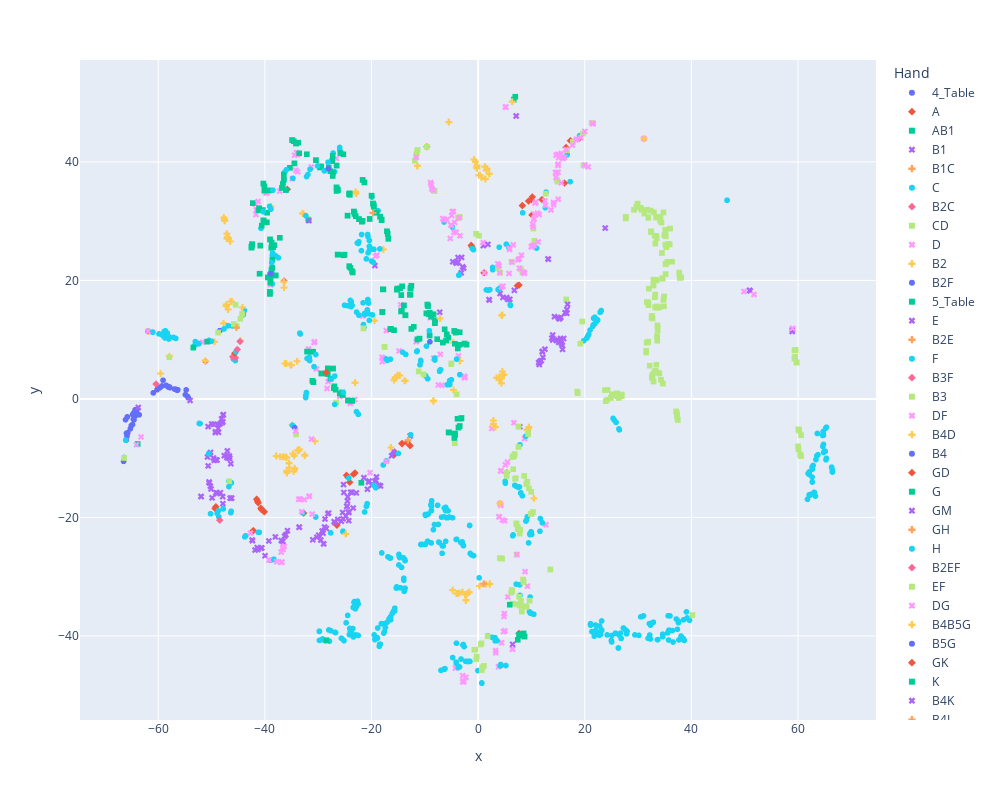

Notebook source saved alongside this figure:
### Code cell
# Visualize t-SNE using Plotly
fig = px.scatter(rvat_tsne_df, x="x", y="y", color="Hand", symbol="Hand")
fig.update_traces(textposition='top center')

# Increase the size of the figure
fig.update_layout(height=800, width=1000)

# Save the Plotly visualization as an HTML page
fig.write_html("RVAT_008_plotly_rtnse.html")

# Display the Plotly visualization
fig.show()

### Figure 1 — Plotly figure (JSON) as saved in the notebook; plotly's stock layout.template omitted (floating-point values rounded to 4 significant figures; data arrays with more than 128 entries replaced by an {"elided": "..."} marker saying what was removed)
{"data": [{"hovertemplate": "Hand=4_Table<br>x=%{x}<br>y=%{y}<extra></extra>", "legendgroup": "4_Table", "marker": {"color": "#636efa", "symbol": "circle"}, "mode": "markers", "name": "4_Table", "showlegend": true, "textposition": "top center", "type": "scattergl", "x": [-66.51, -54.37, -59.11, -54.51, -65.96, -59.3, -65.82, -58.1, -66.14, -57.9, -58.52, -54.92, -60.93, -60.14, -64.83, -56.95, -64.14, -65.23, -54.77, -59.73, -57.81, -65.87, -64.01, -64.83, -66.0, -64.56, -64.65, -64.26, -64.34, -64.67, -56.34, -60.23, -65.81, -65.08, -58.36, -56.45, -56.79, -65.7, -63.59], "xaxis": "x", "y": [-10.54, 0.1899, 3.149, 0.4129, -5.792, 2.181, -3.036, 1.992, -3.52, 2.019, 2.277, 0.7076, 1.017, 1.743, -2.653, 1.661, -1.95, -5.029, 1.512, 1.866, 1.902, -6.277, -1.84, -4.329, -6.95, -3.53, -2.416, -2.835, -1.85, -3.438, 1.543, 1.533, -5.792, -4.517, 2.177, 1.452, 1.646, -5.684, -2.677], "yaxis": "y"}, {"hovertemplate": "Hand=A<br>x=%{x}<br>y=%{y}<extra></extra>", "legendgroup": "A", "marker": {"color": "#EF553B", "symbol": "diamond"}, "mode": "markers", "name": "A", "showlegend": true, "textposition": "top center", "type": "scattergl", "x": [11.97, -41.54, -41.4, -49.35, -23.37, -41.26, -40.19, -42.17, -15.74, -40.74, -40.13, -26.49, -24.1, -13.33, -12.76, -40.64, -15.58, -14.24, 10.09, -24.69, 1.097, 9.99, 16.49, -14.33, 7.356, 10.16, 18.95, -32.74, -1.149, 7.672, 16.21, -1.295, 8.286, 9.452, -49.2, -23.1, 8.303, 17.3, -24.41], "xaxis": "x", "y": [33.64, -16.92, -17.24, -18.48, -12.72, -17.53, -18.97, -22.22, -9.433, -18.44, -19.07, -21.32, -14.07, -7.366, -7.894, -18.67, -9.06, -7.551, 31.05, -12.89, 21.28, 33.65, 42.44, -7.541, 19.1, 34.09, 43.97, -19.27, 25.65, 19.21, 36.43, 25.93, 32.64, 33.39, -18.2, -12.5, 32.63, 43.58, -13.27], "yaxis": "y"}, {"hovertemplate": "Hand=AB1<br>x=%{x}<br>y=%{y}<extra></extra>", "legendgroup": "AB1", "marker": {"color": "#00cc96", "symbol": "square"}, "mode": "markers", "name": "AB1", "showlegend": true, "textposition": "top center", "type": "scattergl", "x": [-21.9], "xaxis": "x", "y": [-14.16], "yaxis": "y"}, {"hovertemplate": "Hand=B1<br>x=%{x}<br>y=%{y}<extra></extra>", "legendgroup": "B1", "marker": {"color": "#ab63fa", "symbol": "x"}, "mode": "markers", "name": "B1", "showlegend": true, "textposition": "top center", "type": "scattergl", "x": {"elided": "138 float values"}, "xaxis": "x", "y": {"elided": "138 float values"}, "yaxis": "y"}, {"hovertemplate": "Hand=B1C<br>x=%{x}<br>y=%{y}<extra></extra>", "legendgroup": "B1C", "marker": {"color": "#FFA15A", "symbol": "cross"}, "mode": "markers", "name": "B1C", "showlegend": true, "textposition": "top center", "type": "scattergl", "x": [-13.18], "xaxis": "x", "y": [-6.992], "yaxis": "y"}, {"hovertemplate": "Hand=C<br>x=%{x}<br>y=%{y}<extra></extra>", "legendgroup": "C", "marker": {"color": "#19d3f3", "symbol": "circle"}, "mode": "markers", "name": "C", "showlegend": true, "textposition": "top center", "type": "scattergl", "x": [-52.31, -50.19, -21.29, 8.354, -52.16, -66.1, -14.96, -25.34, -50.55, -24.25, 17.27, 10.96, -41.25, -43.6, -20.82, -27.66, -41.06, -46.78, -0.8786, -32.98, -48.96, -19.57, -19.21, -46.39, -48.64, -12.65, 6.066, -20.96, -48.75, 6.007, -25.35, -30.47, -47.83, -46.33, 46.69, 46.69, 5.284, 1.909, 3.736, -43.77, -38.32, 2.196, 4.021, -38.7, -1.114, -3.624, 5.734, -46.74, -8.585, -17.8, -3.539, -38.95, -46.28, 1.542, -17.19, 2.729, 19.03, 12.59, -4.824, 3.955, 16.68, 19.78, -6.388, 2.711, 12.74, -45.9, -45.53], "xaxis": "x", "y": [-4.141, -19.38, -19.08, 31.41, -4.169, -6.964, -9.202, -22.33, -9.231, -13.35, 36.66, 25.45, -22.52, -23.1, -17.69, -22.61, -22.51, -13.87, 25.19, -19.23, -19.32, -14.57, -15.0, -19.2, -19.9, -6.053, 15.77, -18.12, -18.91, 15.89, -22.41, -19.94, -18.57, -18.96, 33.52, 33.52, 26.11, 18.34, 18.46, -23.28, -27.06, 18.44, 18.65, -27.15, 25.38, 20.87, 25.61, -14.81, 35.41, -11.15, 20.95, -27.24, -14.16, 18.39, -10.44, 21.81, 44.44, 32.27, 29.0, 25.61, 41.2, 39.4, 29.85, 22.18, 34.9, 6.733, 6.474], "yaxis": "y"}, {"hovertemplate": "Hand=B2C<br>x=%{x}<br>y=%{y}<extra></extra>", "legendgroup": "B2C", "marker": {"color": "#FF6692", "symbol": "diamond"}, "mode": "markers", "name": "B2C", "showlegend": true, "textposition": "top center", "type": "scattergl", "x": [-60.43, -46.03, -51.17, -45.53, -48.47], "xaxis": "x", "y": [2.511, 7.119, 6.344, 6.936, -20.47], "yaxis": "y"}, {"hovertemplate": "Hand=CD<br>x=%{x}<br>y=%{y}<extra></extra>", "legendgroup": "CD", "marker": {"color": "#B6E880", "symbol": "square"}, "mode": "markers", "name": "CD", "showlegend": true, "textposition": "top center", "type": "scattergl", "x": [-46.68, 14.9, 8.301, 21.31, 19.64, 8.03, 21.57, 17.77, 10.37, 6.283, 3.728, -0.3749, 0.1451, 10.54, -8.19, -3.44, 14.77, 19.78, -3.768, 12.68, 16.67, 4.11], "xaxis": "x", "y": [-13.9, 36.69, 21.33, 46.57, 44.76, 21.88, 46.51, 43.36, 28.76, 23.13, 22.08, 27.88, 27.53, 26.7, 35.09, 30.72, 37.01, 39.43, 30.54, 34.64, 41.97, 21.3], "yaxis": "y"}, {"hovertemplate": "Hand=D<br>x=%{x}<br>y=%{y}<extra></extra>", "legendgroup": "D", "marker": {"color": "#FF97FF", "symbol": "x"}, "mode": "markers", "name": "D", "showlegend": true, "textposition": "top center", "type": "scattergl", "x": {"elided": "185 float values"}, "xaxis": "x", "y": {"elided": "185 float values"}, "yaxis": "y"}, {"hovertemplate": "Hand=B2<br>x=%{x}<br>y=%{y}<extra></extra>", "legendgroup": "B2", "marker": {"color": "#FECB52", "symbol": "cross"}, "mode": "markers", "name": "B2", "showlegend": true, "textposition": "top center", "type": "scattergl", "x": [4.535, -35.88, -37.88, 4.413, -16.37, -34.62, -47.21, 3.978, -24.82, -34.44, -37.12, 2.876, 3.987, -0.7795, -11.42, 2.869, 2.089, -32.51, -34.74, 2.857, 1.568, -34.39, -47.32, 3.463, 1.666, -32.54, -46.89, 4.558, 4.865, -35.93, -36.61, -0.2917, 0.1386, -11.39, -33.83, 4.418, -30.6, -35.45, -46.24, 1.561, -0.1882, -33.64, -33.52, 4.379, 1.262, -34.5, -36.16, 1.356, 4.733, -47.75, -47.21, -0.5282, -0.2325, -35.44, -33.79, 0.6212, 0.3222, -35.5, -46.42, 4.383, 3.24, -35.95, 2.167, -22.98, 2.145, -15.76, -8.364, -2.963, 1.466, -8.4, -4.777, -2.014, 0.2264, -13.68, -13.79, -1.662, 2.191, -15.58, 6.901, -14.7, -3.558, -2.434, -15.55, -15.11, -3.9, -4.023, -22.89, -3.434, -2.311, -8.38, -17.78, -19.42, -2.273, 6.106, -4.639, 9.532, 9.124, 9.401, 10.45, -38.83, -61.81, -57.92, -51.19, -32.94, -32.82, -44.58, -49.43, -34.89], "xaxis": "x", "y": [14.16, -12.5, -9.629, 14.09, -8.199, -12.23, 15.7, 3.51, -22.78, -11.71, -9.763, -4.227, 3.306, 40.39, 39.34, -4.294, 37.99, -9.593, -9.266, -3.645, 38.62, -11.92, 15.72, 3.568, 38.86, -9.441, 15.09, 4.627, 4.124, -9.907, -9.776, 39.12, 37.75, 39.31, -8.641, 4.107, -7.145, -10.85, 16.46, 38.57, 39.39, -8.705, -8.522, 2.638, 39.2, -9.612, -9.794, 37.12, 4.074, 12.77, 15.92, 40.04, 38.92, -11.63, -8.749, 37.38, 37.77, -10.84, 16.43, 3.469, -4.747, -12.18, -31.23, 34.96, -31.24, 3.151, -0.2919, -32.62, -31.28, -0.3849, -32.29, -32.81, -31.59, 3.065, 3.062, -32.63, -31.25, 3.479, 50.89, 3.952, -32.79, -33.02, 3.648, 4.014, -32.84, -32.89, 34.65, 6.403, -34.01, -0.3031, 25.24, 13.2, -33.95, -34.66, 1.515, -4.761, -5.222, -5.053, -16.78, 32.48, 11.38, 7.183, 6.427, 31.33, 31.26, 9.84, 9.635, -4.433], "yaxis": "y"}, {"hovertemplate": "Hand=B2F<br>x=%{x}<br>y=%{y}<extra></extra>", "legendgroup": "B2F", "marker": {"color": "#636efa", "symbol": "circle"}, "mode": "markers", "name": "B2F", "showlegend": true, "textposition": "top center", "type": "scattergl", "x": [-48.46], "xaxis": "x", "y": [11.53], "yaxis": "y"}, {"hovertemplate": "Hand=5_Table<br>x=%{x}<br>y=%{y}<extra></extra>", "legendgroup": "5_Table", "marker": {"color": "#00cc96", "symbol": "square"}, "mode": "markers", "name": "5_Table", "showlegend": true, "textposition": "top center", "type": "scattergl", "x": [-63.86, -40.29, 6.675, 6.963], "xaxis": "x", "y": [-7.617, 36.34, 50.51, 51.0], "yaxis": "y"}, {"hovertemplate": "Hand=E<br>x=%{x}<br>y=%{y}<extra></extra>", "legendgroup": "E", "marker": {"color": "#ab63fa", "symbol": "x"}, "mode": "markers", "name": "E", "showlegend": true, "textposition": "top center", "type": "scattergl", "x": [-19.37], "xaxis": "x", "y": [22.5], "yaxis": "y"}, {"hovertemplate": "Hand=B2E<br>x=%{x}<br>y=%{y}<extra></extra>", "legendgroup": "B2E", "marker": {"color": "#FFA15A", "symbol": "cross"}, "mode": "markers", "name": "B2E", "showlegend": true, "textposition": "top center", "type": "scattergl", "x": [1.045], "xaxis": "x", "y": [-31.2], "yaxis": "y"}, {"hovertemplate": "Hand=F<br>x=%{x}<br>y=%{y}<extra></extra>", "legendgroup": "F", "marker": {"color": "#19d3f3", "symbol": "circle"}, "mode": "markers", "name": "F", "showlegend": true, "textposition": "top center", "type": "scattergl", "x": {"elided": "171 float values"}, "xaxis": "x", "y": {"elided": "171 float values"}, "yaxis": "y"}, {"hovertemplate": "Hand=B3F<br>x=%{x}<br>y=%{y}<extra></extra>", "legendgroup": "B3F", "marker": {"color": "#FF6692", "symbol": "diamond"}, "mode": "markers", "name": "B3F", "showlegend": true, "textposition": "top center", "type": "scattergl", "x": [-36.4, 5.363, -9.632], "xaxis": "x", "y": [19.92, -12.44, 42.56], "yaxis": "y"}, {"hovertemplate": "Hand=B3<br>x=%{x}<br>y=%{y}<extra></extra>", "legendgroup": "B3", "marker": {"color": "#B6E880", "symbol": "square"}, "mode": "markers", "name": "B3", "showlegend": true, "textposition": "top center", "type": "scattergl", "x": [6.408, 7.148, 6.567, -0.7232, -0.5084, 8.02, 7.442, -5.02, -4.366, 6.6, 7.689, -4.032, -5.046, 1.777, 7.611, -11.15, 0.7896, 6.332, 7.801, -17.55, 0.6893, 8.205, 6.926, -17.55, 1.075, 10.28, 7.91, -10.24, 8.433, 9.942, 7.424, 0.4717, -0.358, 9.85, 7.055, 0.6104, -21.51, 9.024, 9.201, 9.657, 8.521, 9.523, 9.226, 9.081, -0.2645, 10.01, 8.631, 8.79, 7.834, 7.576, 6.84, 7.181, 7.391, 9.372, 6.77, -26.63, 16.51, -4.026, 5.333, 6.656, 9.414, 6.186, 5.362, 6.434, -45.3, -31.94, -44.62, -44.28, -45.82, -11.5], "xaxis": "x", "y": [-32.47, -21.15, -11.86, -42.35, -42.33, -34.07, -21.6, 5.977, -7.487, -34.57, -33.39, 0.7856, 5.863, -40.06, -22.01, 4.648, -45.32, -32.24, -22.73, 8.748, -45.77, -35.89, -13.48, 8.815, -45.07, -19.09, -22.13, 4.158, -30.5, -15.69, -22.02, -41.44, -43.95, -19.4, -13.37, -41.25, 11.89, -14.38, -13.99, -34.05, -30.9, -15.08, -14.0, -35.09, -43.49, -19.43, -12.99, -35.0, -34.91, -8.106, -9.307, -21.01, -34.67, -5.738, -9.587, -0.6105, 16.79, 0.7896, -12.46, -9.636, -5.951, -32.71, -13.02, -9.804, 12.29, 30.38, 13.53, 14.34, 12.63, 41.6], "yaxis": "y"}, {"hovertemplate": "Hand=DF<br>x=%{x}<br>y=%{y}<extra></extra>", "legendgroup": "DF", "marker": {"color": "#FF97FF", "symbol": "x"}, "mode": "markers", "name": "DF", "showlegend": true, "textposition": "top center", "type": "scattergl", "x": [-11.62, -61.94, -30.32, -41.6], "xaxis": "x", "y": [9.651, 11.43, 5.044, 31.91], "yaxis": "y"}, {"hovertemplate": "Hand=B4D<br>x=%{x}<br>y=%{y}<extra></extra>", "legendgroup": "B4D", "marker": {"color": "#FECB52", "symbol": "cross"}, "mode": "markers", "name": "B4D", "showlegend": true, "textposition": "top center", "type": "scattergl", "x": [-4.63, 4.065, -36.48], "xaxis": "x", "y": [9.517, -17.63, 19.78], "yaxis": "y"}, {"hovertemplate": "Hand=B4<br>x=%{x}<br>y=%{y}<extra></extra>", "legendgroup": "B4", "marker": {"color": "#636efa", "symbol": "circle"}, "mode": "markers", "name": "B4", "showlegend": true, "textposition": "top center", "type": "scattergl", "x": [-9.05], "xaxis": "x", "y": [9.631], "yaxis": "y"}, {"hovertemplate": "Hand=GD<br>x=%{x}<br>y=%{y}<extra></extra>", "legendgroup": "GD", "marker": {"color": "#EF553B", "symbol": "diamond"}, "mode": "markers", "name": "GD", "showlegend": true, "textposition": "top center", "type": "scattergl", "x": [7.655], "xaxis": "x", "y": [-39.58], "yaxis": "y"}, {"hovertemplate": "Hand=G<br>x=%{x}<br>y=%{y}<extra></extra>", "legendgroup": "G", "marker": {"color": "#00cc96", "symbol": "square"}, "mode": "markers", "name": "G", "showlegend": true, "textposition": "top center", "type": "scattergl", "x": {"elided": "173 float values"}, "xaxis": "x", "y": {"elided": "173 float values"}, "yaxis": "y"}, {"hovertemplate": "Hand=GM<br>x=%{x}<br>y=%{y}<extra></extra>", "legendgroup": "GM", "marker": {"color": "#ab63fa", "symbol": "x"}, "mode": "markers", "name": "GM", "showlegend": true, "textposition": "top center", "type": "scattergl", "x": [6.464], "xaxis": "x", "y": [-41.42], "yaxis": "y"}, {"hovertemplate": "Hand=GH<br>x=%{x}<br>y=%{y}<extra></extra>", "legendgroup": "GH", "marker": {"color": "#FFA15A", "symbol": "cross"}, "mode": "markers", "name": "GH", "showlegend": true, "textposition": "top center", "type": "scattergl", "x": [-19.74], "xaxis": "x", "y": [31.4], "yaxis": "y"}, {"hovertemplate": "Hand=H<br>x=%{x}<br>y=%{y}<extra></extra>", "legendgroup": "H", "marker": {"color": "#19d3f3", "symbol": "circle"}, "mode": "markers", "name": "H", "showlegend": true, "textposition": "top center", "type": "scattergl", "x": [9.459, -6.972, -26.9], "xaxis": "x", "y": [-24.31, -45.83, -0.9291], "yaxis": "y"}, {"hovertemplate": "Hand=B2EF<br>x=%{x}<br>y=%{y}<extra></extra>", "legendgroup": "B2EF", "marker": {"color": "#FF6692", "symbol": "diamond"}, "mode": "markers", "name": "B2EF", "showlegend": true, "textposition": "top center", "type": "scattergl", "x": [-44.66], "xaxis": "x", "y": [9.697], "yaxis": "y"}, {"hovertemplate": "Hand=EF<br>x=%{x}<br>y=%{y}<extra></extra>", "legendgroup": "EF", "marker": {"color": "#B6E880", "symbol": "square"}, "mode": "markers", "name": "EF", "showlegend": true, "textposition": "top center", "type": "scattergl", "x": [-57.93], "xaxis": "x", "y": [7.027], "yaxis": "y"}, {"hovertemplate": "Hand=DG<br>x=%{x}<br>y=%{y}<extra></extra>", "legendgroup": "DG", "marker": {"color": "#FF97FF", "symbol": "x"}, "mode": "markers", "name": "DG", "showlegend": true, "textposition": "top center", "type": "scattergl", "x": [-64.08], "xaxis": "x", "y": [-7.725], "yaxis": "y"}, {"hovertemplate": "Hand=B4B5G<br>x=%{x}<br>y=%{y}<extra></extra>", "legendgroup": "B4B5G", "marker": {"color": "#FECB52", "symbol": "cross"}, "mode": "markers", "name": "B4B5G", "showlegend": true, "textposition": "top center", "type": "scattergl", "x": [-44.2], "xaxis": "x", "y": [15.45], "yaxis": "y"}, {"hovertemplate": "Hand=B5G<br>x=%{x}<br>y=%{y}<extra></extra>", "legendgroup": "B5G", "marker": {"color": "#636efa", "symbol": "circle"}, "mode": "markers", "name": "B5G", "showlegend": true, "textposition": "top center", "type": "scattergl", "x": [-34.39], "xaxis": "x", "y": [-4.881], "yaxis": "y"}, {"hovertemplate": "Hand=GK<br>x=%{x}<br>y=%{y}<extra></extra>", "legendgroup": "GK", "marker": {"color": "#EF553B", "symbol": "diamond"}, "mode": "markers", "name": "GK", "showlegend": true, "textposition": "top center", "type": "scattergl", "x": [-45.64, -35.8], "xaxis": "x", "y": [7.709, 35.38], "yaxis": "y"}, {"hovertemplate": "Hand=K<br>x=%{x}<br>y=%{y}<extra></extra>", "legendgroup": "K", "marker": {"color": "#00cc96", "symbol": "square"}, "mode": "markers", "name": "K", "showlegend": true, "textposition": "top center", "type": "scattergl", "x": [-31.81, -34.17, -42.51, -34.9, -36.06, -34.59, -42.42, -42.54, -30.43, -29.42, -40.97, -42.28, -40.09, -32.13, -40.99, -31.09, -33.76, -30.9, -40.1], "xaxis": "x", "y": [30.16, 43.1, 25.53, 43.69, 35.26, 43.49, 25.87, 25.67, 40.3, 4.289, 21.13, 33.04, 35.87, 41.3, 21.13, 3.06, 43.25, 2.833, 35.16], "yaxis": "y"}, {"hovertemplate": "Hand=B4K<br>x=%{x}<br>y=%{y}<extra></extra>", "legendgroup": "B4K", "marker": {"color": "#ab63fa", "symbol": "x"}, "mode": "markers", "name": "B4K", "showlegend": true, "textposition": "top center", "type": "scattergl", "x": [-31.75], "xaxis": "x", "y": [30.09], "yaxis": "y"}, {"hovertemplate": "Hand=B4L<br>x=%{x}<br>y=%{y}<extra></extra>", "legendgroup": "B4L", "marker": {"color": "#FFA15A", "symbol": "cross"}, "mode": "markers", "name": "B4L", "showlegend": true, "textposition": "top center", "type": "scattergl", "x": [-45.34], "xaxis": "x", "y": [12.02], "yaxis": "y"}, {"hovertemplate": "Hand=L<br>x=%{x}<br>y=%{y}<extra></extra>", "legendgroup": "L", "marker": {"color": "#19d3f3", "symbol": "circle"}, "mode": "markers", "name": "L", "showlegend": true, "textposition": "top center", "type": "scattergl", "x": {"elided": "284 float values"}, "xaxis": "x", "y": {"elided": "284 float values"}, "yaxis": "y"}, {"hovertemplate": "Hand=LM<br>x=%{x}<br>y=%{y}<extra></extra>", "legendgroup": "LM", "marker": {"color": "#FF6692", "symbol": "diamond"}, "mode": "markers", "name": "LM", "showlegend": true, "textposition": "top center", "type": "scattergl", "x": [-45.18, 26.14], "xaxis": "x", "y": [8.347, 0.2667], "yaxis": "y"}, {"hovertemplate": "Hand=M<br>x=%{x}<br>y=%{y}<extra></extra>", "legendgroup": "M", "marker": {"color": "#B6E880", "symbol": "square"}, "mode": "markers", "name": "M", "showlegend": true, "textposition": "top center", "type": "scattergl", "x": {"elided": "149 float values"}, "xaxis": "x", "y": {"elided": "149 float values"}, "yaxis": "y"}, {"hovertemplate": "Hand=B5M<br>x=%{x}<br>y=%{y}<extra></extra>", "legendgroup": "B5M", "marker": {"color": "#FF97FF", "symbol": "x"}, "mode": "markers", "name": "B5M", "showlegend": true, "textposition": "top center", "type": "scattergl", "x": [7.27, -11.61, -34.23, -31.26], "xaxis": "x", "y": [-26.26, 40.77, -5.426, -6.774], "yaxis": "y"}, {"hovertemplate": "Hand=7_Table<br>x=%{x}<br>y=%{y}<extra></extra>", "legendgroup": "7_Table", "marker": {"color": "#FECB52", "symbol": "cross"}, "mode": "markers", "name": "7_Table", "showlegend": true, "textposition": "top center", "type": "scattergl", "x": [6.387, -33.94, -5.5, -7.137, -47.13, -47.53, -23.09, -23.09, -59.57, -47.13, -35.21, -36.25, -46.84, -47.54, -35.01, -36.0, -47.06, -36.42, -5.502, -47.59, -46.51, -46.86, -47.7, -36.24, 31.09], "xaxis": "x", "y": [50.16, 6.354, 46.72, 13.57, 27.07, 30.05, 2.727, 2.732, 4.283, 27.88, 5.722, 5.987, 27.01, 30.16, 5.719, 5.946, 27.33, 18.78, 46.72, 30.29, 26.58, 27.19, 30.63, 5.99, 43.92], "yaxis": "y"}, {"hovertemplate": "Hand=GI<br>x=%{x}<br>y=%{y}<extra></extra>", "legendgroup": "GI", "marker": {"color": "#636efa", "symbol": "circle"}, "mode": "markers", "name": "GI", "showlegend": true, "textposition": "top center", "type": "scattergl", "x": [-28.1, -38.92], "xaxis": "x", "y": [38.86, 21.13], "yaxis": "y"}, {"hovertemplate": "Hand=I<br>x=%{x}<br>y=%{y}<extra></extra>", "legendgroup": "I", "marker": {"color": "#EF553B", "symbol": "diamond"}, "mode": "markers", "name": "I", "showlegend": true, "textposition": "top center", "type": "scattergl", "x": [-28.51], "xaxis": "x", "y": [4.482], "yaxis": "y"}, {"hovertemplate": "Hand=B5L<br>x=%{x}<br>y=%{y}<extra></extra>", "legendgroup": "B5L", "marker": {"color": "#00cc96", "symbol": "square"}, "mode": "markers", "name": "B5L", "showlegend": true, "textposition": "top center", "type": "scattergl", "x": [-28.47], "xaxis": "x", "y": [-40.73], "yaxis": "y"}, {"hovertemplate": "Hand=7A_Table<br>x=%{x}<br>y=%{y}<extra></extra>", "legendgroup": "7A_Table", "marker": {"color": "#ab63fa", "symbol": "x"}, "mode": "markers", "name": "7A_Table", "showlegend": true, "textposition": "top center", "type": "scattergl", "x": [13.98, 14.32, 15.32, 15.2, 12.07, 11.67, 11.47, 11.53, 11.38, 12.53, 15.5, 11.84, 12.15, 12.0, 16.62, 14.7, 15.51, 11.36, 15.79, 15.12, 15.63, 13.82, 23.84, 7.146, 15.83, 15.07, 16.04, 15.47, 16.31, 13.99, 16.65, 14.97, 16.78, -7.203], "xaxis": "x", "y": [10.79, 13.89, 13.57, 13.51, 8.029, 6.406, 5.791, 6.159, 6.152, 8.389, 9.642, 6.456, 7.017, 7.951, 14.44, 9.847, 13.76, 6.118, 9.015, 9.542, 9.326, 10.26, 28.83, 47.75, 8.36, 13.67, 10.2, 10.22, 14.54, 9.927, 15.08, 9.962, 15.96, 14.64], "yaxis": "y"}], "layout": {"height": 800, "legend": {"title": {"text": "Hand"}, "tracegroupgap": 0}, "margin": {"t": 60}, "width": 1000, "xaxis": {"anchor": "y", "autorange": true, "domain": [0, 1], "range": [-74.68, 74.63], "title": {"text": "x"}, "type": "linear"}, "yaxis": {"anchor": "x", "autorange": true, "domain": [0, 1], "range": [-54.2, 57.2], "title": {"text": "y"}, "type": "linear"}}}
